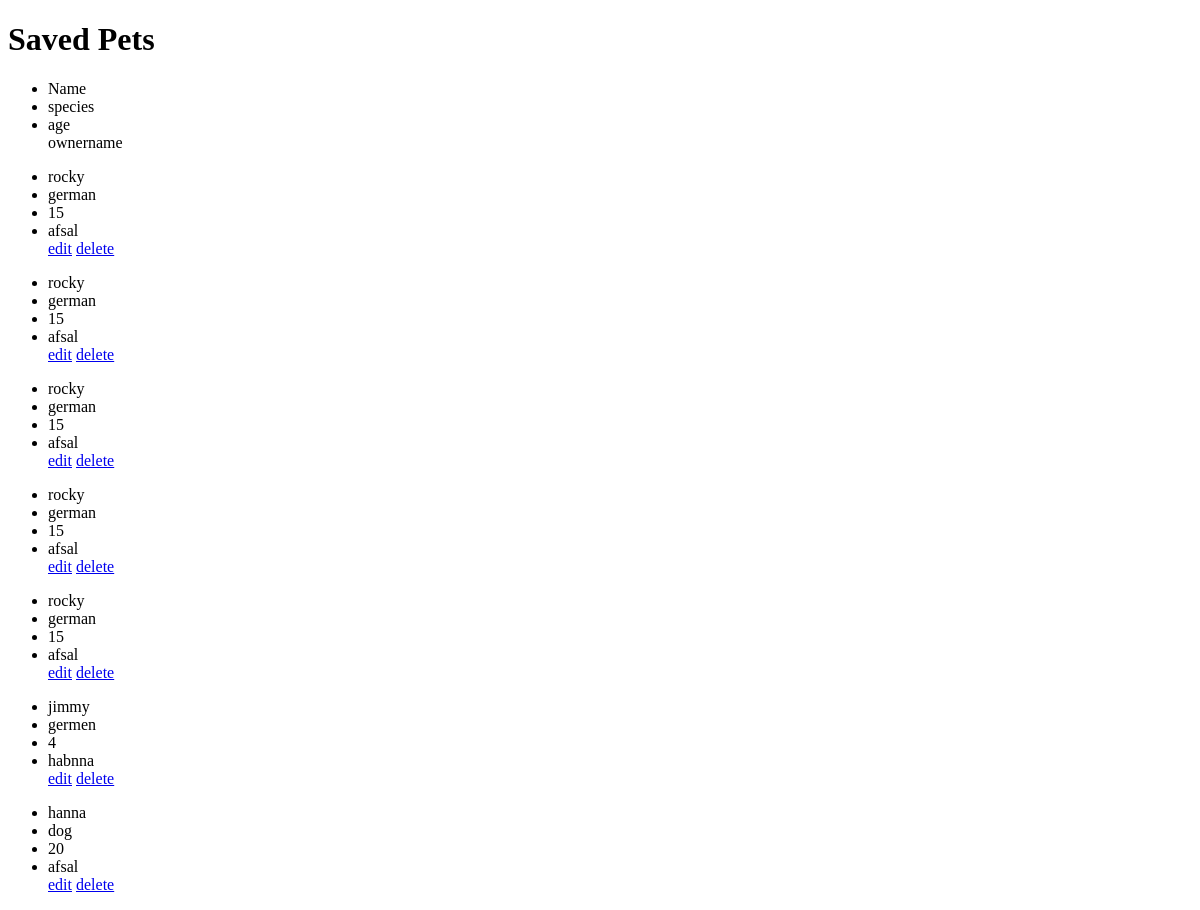
The page /list/ on the database as committed earlier.
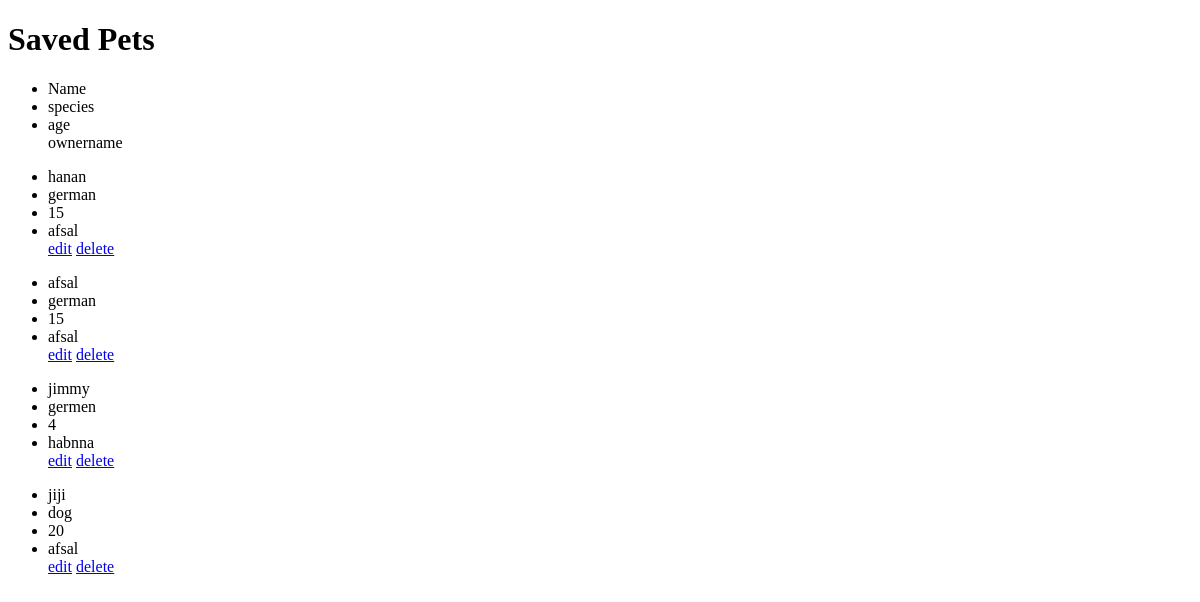
The same page on the database as committed later.
### petapp/models.py (models this page shows)
class anim(models.Model):
    name = models.CharField(max_length=100)
    species = models.CharField(max_length=100)
    age = models.IntegerField()
    ownername = models.CharField(max_length=100)

### petapp/views.py (the view)
# urls.py: path('list/', views.anim_list, name='anim_list'),
def anim_list(request):
    pets = anim.objects.all()
    return render(request, 'anim_list.html', {'pets': pets})

### petapp/templates/anim_list.html (shortened to what this page needs)
<!DOCTYPE html>
<html>
<head>
</head>
<body>
    <h1>Saved Pets</h1>
        <ul>
            <li>Name</li>
            <li>species</li>
            <li>age</li>
            <tli>ownername</tli>
        </ul>
        {% for pet in pets %}
        <ul>
            <li>{{ pet.name }}</li>
            <li>{{ pet.species }}</li>
            <li>{{ pet.age }}</li>
            <li>{{ pet.ownername }}</li>
            <a href="{% url 'edit_pet' pet.pk %}">edit</a>
             <a href="{% url 'delete_pet' pet.pk %}">delete</a>
        </ul>
        {% endfor %}
</body>
</html>

Rows that differ between the two databases and show on the page:
removed anim: name "rocky", species "german", age "15", ownername "afsal"
removed anim: name "rocky", species "german", age "15", ownername "afsal"
removed anim: name "rocky", species "german", age "15", ownername "afsal"
changed anim: name "rocky" → "hanan"
changed anim (number 2 of 4 on the later page): name "rocky" → "afsal"
changed anim "dog": name "hanna" → "jiji"
